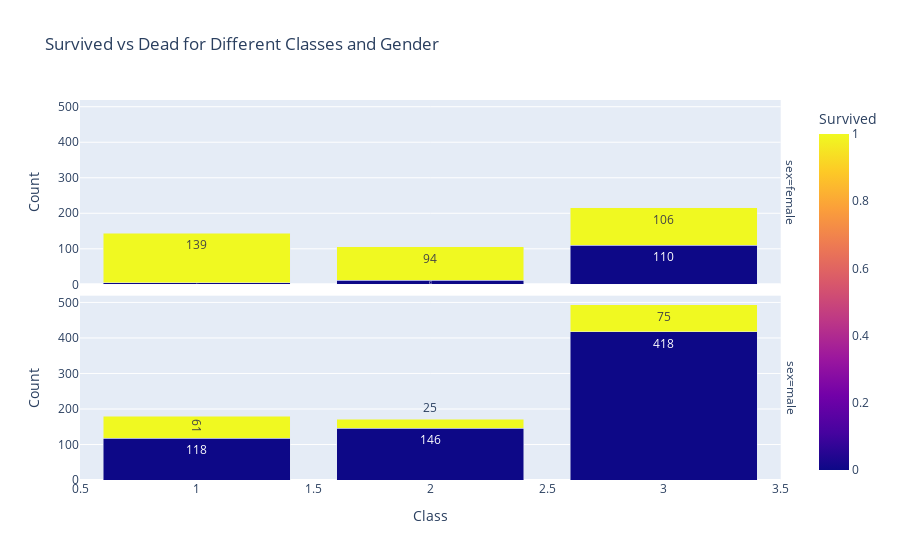

Notebook code cell kept with this figure:
### Markdown cell above
## 3. Create a stacked chart survived vs dead for different classes and gender

### Code cell
survived_status = titanic_df.groupby(['pclass', 'sex', 'survived']).size().reset_index(name='count')
fig3 = px.bar(survived_status, x='pclass', y='count', color='survived', text='count', facet_row='sex',
              labels={'pclass': 'Class', 'count': 'Count', 'survived': 'Survived'}, title='Survived vs Dead for Different Classes and Gender', barmode='stack')
fig3.show()

### Figure 1 — Plotly figure (JSON) as saved in the notebook; plotly's stock layout.template omitted (floating-point values rounded to 4 significant figures)
{"data": [{"alignmentgroup": "True", "hovertemplate": "sex=female<br>Class=%{x}<br>Count=%{text}<br>Survived=%{marker.color}<extra></extra>", "legendgroup": "", "marker": {"color": [0, 1, 0, 1, 0, 1], "coloraxis": "coloraxis", "pattern": {"shape": ""}}, "name": "", "offsetgroup": "", "orientation": "v", "showlegend": false, "text": [5, 139, 12, 94, 110, 106], "textposition": "auto", "type": "bar", "x": [1, 1, 2, 2, 3, 3], "xaxis": "x2", "y": [5, 139, 12, 94, 110, 106], "yaxis": "y2"}, {"alignmentgroup": "True", "hovertemplate": "sex=male<br>Class=%{x}<br>Count=%{text}<br>Survived=%{marker.color}<extra></extra>", "legendgroup": "", "marker": {"color": [0, 1, 0, 1, 0, 1], "coloraxis": "coloraxis", "pattern": {"shape": ""}}, "name": "", "offsetgroup": "", "orientation": "v", "showlegend": false, "text": [118, 61, 146, 25, 418, 75], "textposition": "auto", "type": "bar", "x": [1, 1, 2, 2, 3, 3], "xaxis": "x", "y": [118, 61, 146, 25, 418, 75], "yaxis": "y"}], "layout": {"annotations": [{"font": {}, "showarrow": false, "text": "sex=male", "textangle": 90, "x": 0.98, "xanchor": "left", "xref": "paper", "y": 0.2425, "yanchor": "middle", "yref": "paper"}, {"font": {}, "showarrow": false, "text": "sex=female", "textangle": 90, "x": 0.98, "xanchor": "left", "xref": "paper", "y": 0.7575, "yanchor": "middle", "yref": "paper"}], "autosize": true, "barmode": "stack", "coloraxis": {"colorbar": {"title": {"text": "Survived"}}, "colorscale": [[0, "#0d0887"], [0.1111, "#46039f"], [0.2222, "#7201a8"], [0.3333, "#9c179e"], [0.4444, "#bd3786"], [0.5556, "#d8576b"], [0.6667, "#ed7953"], [0.7778, "#fb9f3a"], [0.8889, "#fdca26"], [1, "#f0f921"]]}, "legend": {"tracegroupgap": 0}, "title": {"text": "Survived vs Dead for Different Classes and Gender"}, "xaxis": {"anchor": "y", "autorange": true, "domain": [0, 0.98], "range": [0.5, 3.5], "title": {"text": "Class"}, "type": "linear"}, "xaxis2": {"anchor": "y2", "autorange": true, "domain": [0, 0.98], "matches": "x", "range": [0.5, 3.5], "showticklabels": false, "type": "linear"}, "yaxis": {"anchor": "x", "autorange": true, "domain": [0, 0.485], "range": [0, 518.9], "title": {"text": "Count"}, "type": "linear"}, "yaxis2": {"anchor": "x2", "autorange": true, "domain": [0.515, 1], "matches": "y", "range": [0, 518.9], "title": {"text": "Count"}, "type": "linear"}}}
